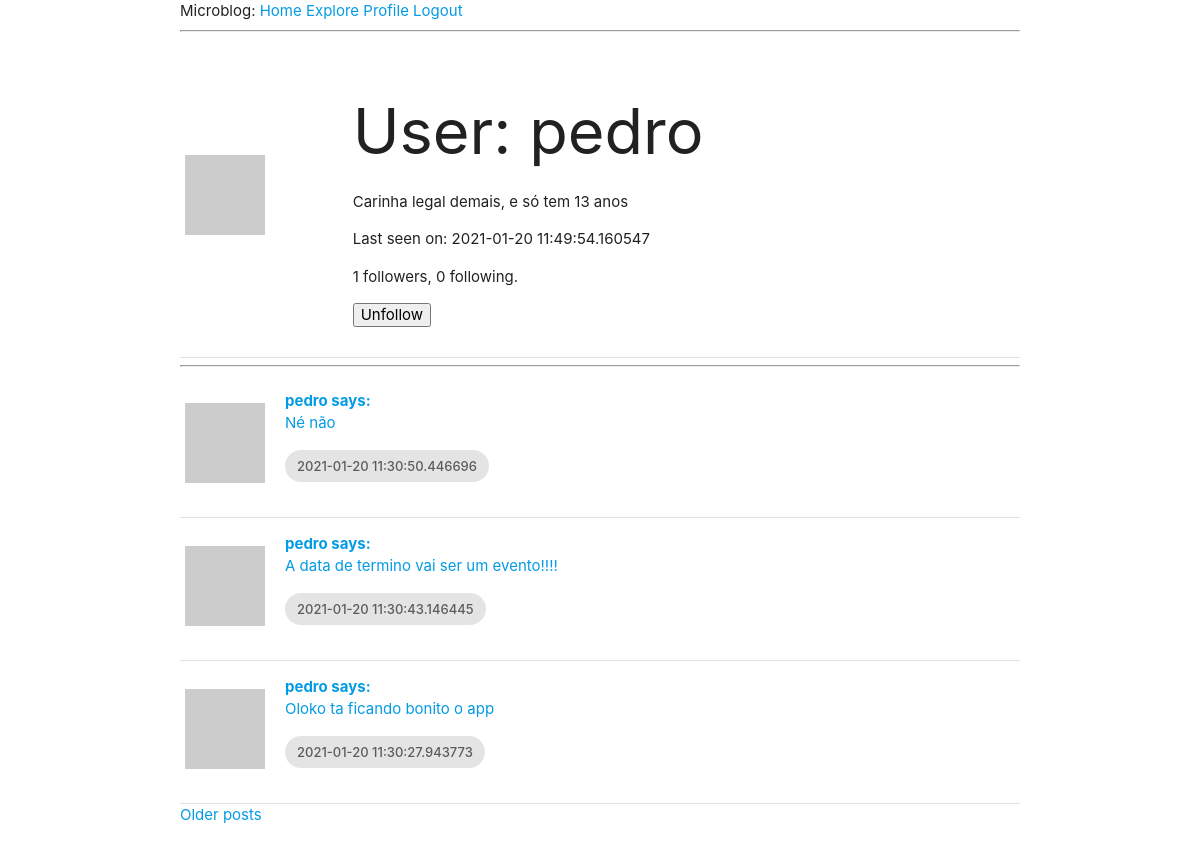
/user/pedro (signed in), run on an earlier commit of the app's database.
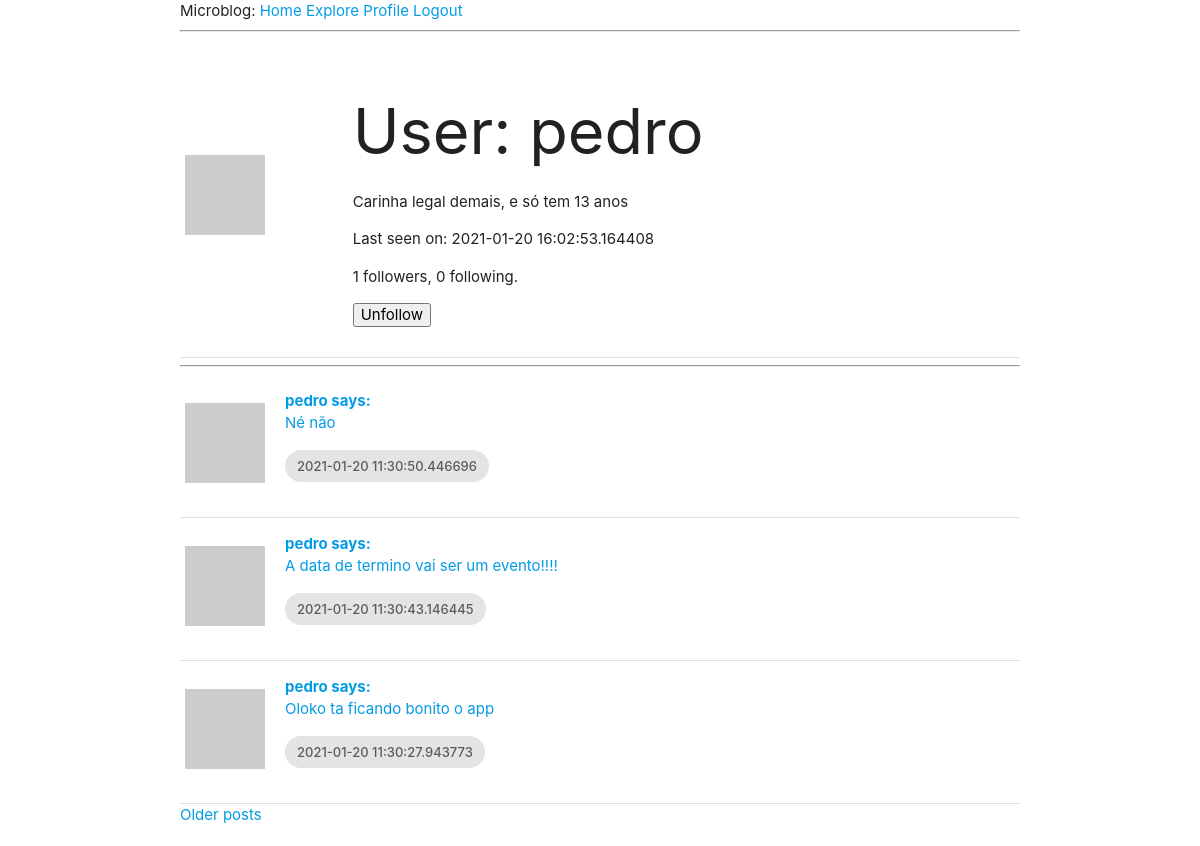
And on a later commit of the database.
### app/models.py (models this page shows, shortened)
class User(UserMixin, db.Model):
    id = db.Column(db.Integer, primary_key=True)
    username = db.Column(db.String(64), index=True, unique=True)
    email = db.Column(db.String(120), index=True, unique=True)
    password_hash = db.Column(db.String(128))
    posts = db.relationship('Post', backref='author', lazy='dynamic')
    about_me = db.Column(db.String(140))
    last_seen = db.Column(db.DateTime, default=datetime.utcnow)
    followed = db.relationship(
        'User', secondary=followers,
        primaryjoin=(followers.c.follower_id == id),
        secondaryjoin=(followers.c.followed_id == id),
        backref=db.backref('followers', lazy='dynamic'), lazy='dynamic'
    )
    def avatar(self, size):
        digest = md5(self.email.lower().encode('utf-8')).hexdigest()
        return 'https://www.gravatar.com/avatar/{}?d=identicon&s={}'.format(digest, size)
    def is_following(self, user):
        return self.followed.filter(
            followers.c.followed_id == user.id).count() > 0

class Post(db.Model):
    id = db.Column(db.Integer, primary_key=True)
    body = db.Column(db.String(140))
    timestamp = db.Column(db.DateTime, index=True, default=datetime.utcnow)
    user_id = db.Column(db.Integer, db.ForeignKey('user.id'))

### app/routes.py (the view)
@app.route('/user/<username>')
@login_required
def user(username):
    user = User.query.filter_by(username=username).first_or_404()
    page = request.args.get('page', 1, type=int)
    posts = user.posts.order_by(Post.timestamp.desc()).paginate(
        page, app.config['POSTS_PER_PAGE'], False
    )
    next_url = url_for('user', username=user.username, page=posts.next_num) \
        if posts.has_next else None
    prev_url = url_for('user', username=user.username, page=posts.prev_num) \
        if posts.has_prev else None
    form = EmptyForm()
    return render_template('user.html', user=user, posts=posts.items, form=form, next_url=next_url, prev_url=prev_url)

### app/forms.py
class EmptyForm(FlaskForm):
    submit = SubmitField('Submit')

### app/models.py (called while the page is built)
@login.user_loader
def load_user(id):
    return User.query.get(int(id))

### app/routes.py (called while the page is built)
@app.before_request
def before_request():
    if current_user.is_authenticated:
        current_user.last_seen = datetime.utcnow()
        db.session.commit()

### app/templates/user.html (shortened to what this page needs)
{% extends "base.html" %}
{% block content %}
    <table>
        <tr valign="top">
            <td><img src="{{ user.avatar(128) }}"</td>
            <td>
                <h1>User: {{ user.username }}</h1>
                {% if user.about_me %}<p>{{ user.about_me }}</p>{% endif %}
                {% if user.last_seen %}<p>Last seen on: {{ user.last_seen }}</p>{% endif %}
                <p>{{ user.followers.count() }} followers, {{ user.followed.count() }} following.</p>
                {% if user == current_user %}
                    <p><a href="{{ url_for('edit_profile') }}">Edit your profile</a></p>
                    {% else %}
                    <p>
                        <form action="{{ url_for('unfollow', username=user.username) }}" method="post">
                            {{ form.submit(value='Unfollow') }}
                        </form>
                    </p>
                    {% endif %}
            </td>
        </tr>
    </table>
    <hr>
    {% for post in posts %}
        {% include '_post.html' %}
    {% endfor %}
    {% if next_url %}
    <a href="{{ next_url }}">Older posts</a>
    {% endif %}
{% endblock %}

### app/templates/base.html (shortened to what this page needs)
<!DOCTYPE html>
  <html>
    <head>
      <link rel="stylesheet" href="https://cdnjs.cloudflare.com/ajax/libs/materialize/1.0.0/css/materialize.min.css">
    </head>
    <body>
        <div class="container">
            <div class="row">
                <div>Microblog:
                    <a href="{{ url_for('index') }}">Home</a>
                    <a href="{{ url_for('explore') }}">Explore</a>
                    {% if current_user.is_anonymous %}
                    <a href="{{ url_for('login') }}">Login</a>
                    {% else %}
                    <a href="{{ url_for('user', username=current_user.username) }}">Profile</a>
                    <a href="{{ url_for('logout') }}">Logout</a>
                    {% endif %}
                </div>
                <hr>
                {% block content %}{% endblock %}
            </div>
        </div>
        </body>
</html>

### app/templates/_post.html
<table class="highlight">
    <tr valign="top">
        <td width="100"><img src="{{ post.author.avatar(36) }}"></td>
        <td align="left">
            <a href="{{ url_for('user', username=post.author.username) }}">
                <b>{{ post.author.username }} says:</b><br>{{ post.body }}
            </a>
            <p><span class="chip">{{ post.timestamp }}</span></p>
        </td>
    </tr>
</table>

What changed in the data, as far as the page shows it:
changed User "pedro": last_seen "2021-01-20 11:49:54.160547" → "2021-01-20 16:02:53.164408"
